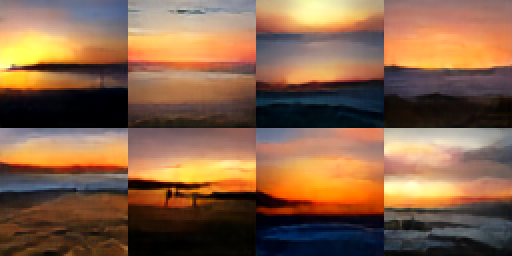
#> input picture assets/a_beautiful_sunset_at_the_beach_g5_s38461.png, 512 x 256 px
$ python -i dataset.py   (imports and definitions only)
#> lines starting #> are read from the running program, lines starting #| are printed output that depends on the picture
"""
COCO 2017 captions: 64x64 images paired with real, relational English sentences
("a man riding a horse next to a fence").

The images are streamed straight from the COCO servers, resized in memory, and thrown
away - no JPEG ever touches the disk. 30,000 images at 64x64 is ~370 MB as raw bytes,
versus ~5 GB of original JPEGs.

Run `python dataset.py` once to build the cache (about 35 minutes on a home connection).
It saves progress as it goes, so you can interrupt it and start it again.
"""

import io
import json
import os
import urllib.request
from concurrent.futures import ThreadPoolExecutor

import numpy as np
from PIL import Image

HERE = os.path.dirname(os.path.abspath(__file__))
DATA_DIR = os.path.join(HERE, "data")
IMAGE_URL = "http://images.cocodataset.org/train2017/%012d.jpg"

NUM_IMAGES = 118287      # all of COCO train2017; 5 captions each
IMAGE_SIZE = 64
HOLDOUT = 2000           # the last N images are never trained on; evaluation uses them
DOWNLOAD_THREADS = 64
CHUNK = 10000            # save progress every this many images


# ----------------------------------------------------------------------------
# Downloading
# ----------------------------------------------------------------------------
def _fetch(image_id):
    """Download one image and shrink it to 64x64. Returns None if anything fails."""
    try:
        raw = urllib.request.urlopen(IMAGE_URL % image_id, timeout=30).read()
        image = Image.open(io.BytesIO(raw)).convert("RGB")
        # resize so the short side is 64, then crop the middle square: this keeps the
        # aspect ratio honest instead of squashing tall images into a square
        width, height = image.size
        scale = IMAGE_SIZE / min(width, height)
        image = image.resize((max(IMAGE_SIZE, round(width * scale)),
                              max(IMAGE_SIZE, round(height * scale))), Image.BICUBIC)
        left, top = (image.width - IMAGE_SIZE) // 2, (image.height - IMAGE_SIZE) // 2
        return np.asarray(image.crop((left, top, left + IMAGE_SIZE, top + IMAGE_SIZE)))
    except Exception:
        return None


# [54 lines left out: functions build_cache, load, not called in this run]


# [7 lines not run here, left out]

>>> import cv2
>>> picture = cv2.imread('assets/a_beautiful_sunset_at_the_beach_g5_s38461.png', cv2.IMREAD_GRAYSCALE)
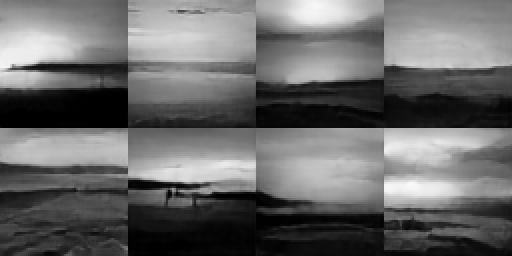
#> picture: shape (256, 512); min 0, max 250, mean 105.1
>>> result = _fetch(picture)

$ run again, on assets/a_foggy_magical_forest_g5_s39494.png
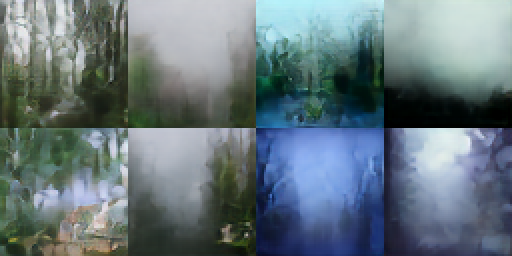
#> input picture assets/a_foggy_magical_forest_g5_s39494.png, 512 x 256 px
#> `picture = cv2.imread('assets/a_beautiful_sunset_at_the_beach_g5_s38461..`:
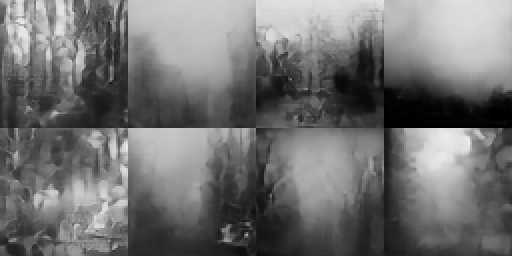
#> picture: shape (256, 512); min 0, max 236, mean 113.2

$ run again, on assets/boat.png
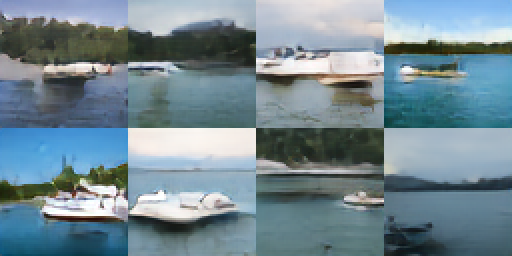
#> input picture assets/boat.png, 512 x 256 px
#> `picture = cv2.imread('assets/a_beautiful_sunset_at_the_beach_g5_s38461..`:
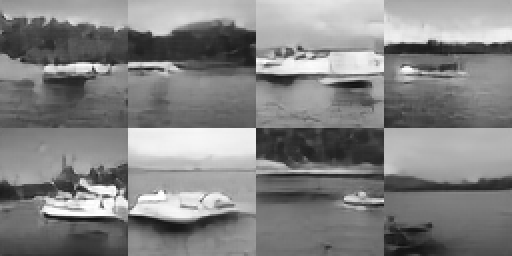
#> picture: shape (256, 512); min 17, max 255, mean 130.9

$ run again, on assets/elephant.png
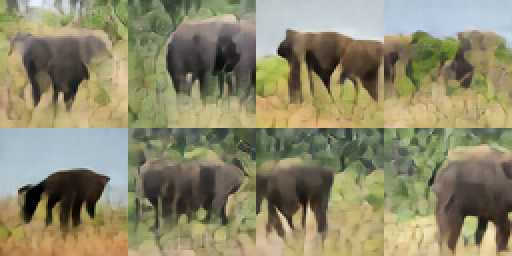
#> input picture assets/elephant.png, 512 x 256 px
#> `picture = cv2.imread('assets/a_beautiful_sunset_at_the_beach_g5_s38461..`:
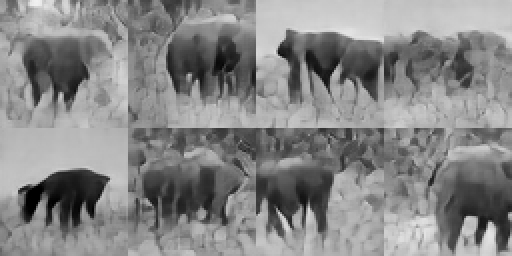
#> picture: shape (256, 512); min 0, max 241, mean 134.7
